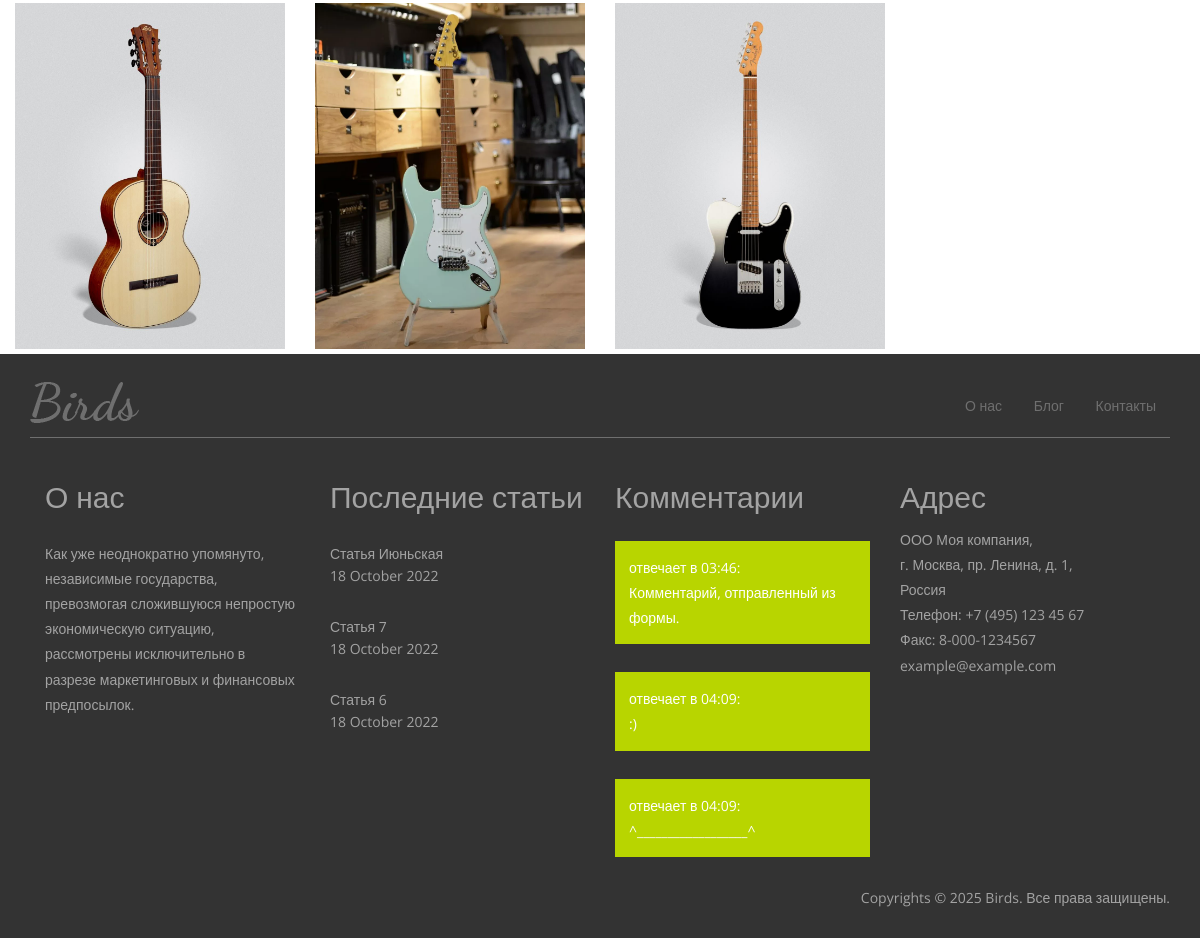
The page /blog/gallery (lower part) on the database as committed earlier.
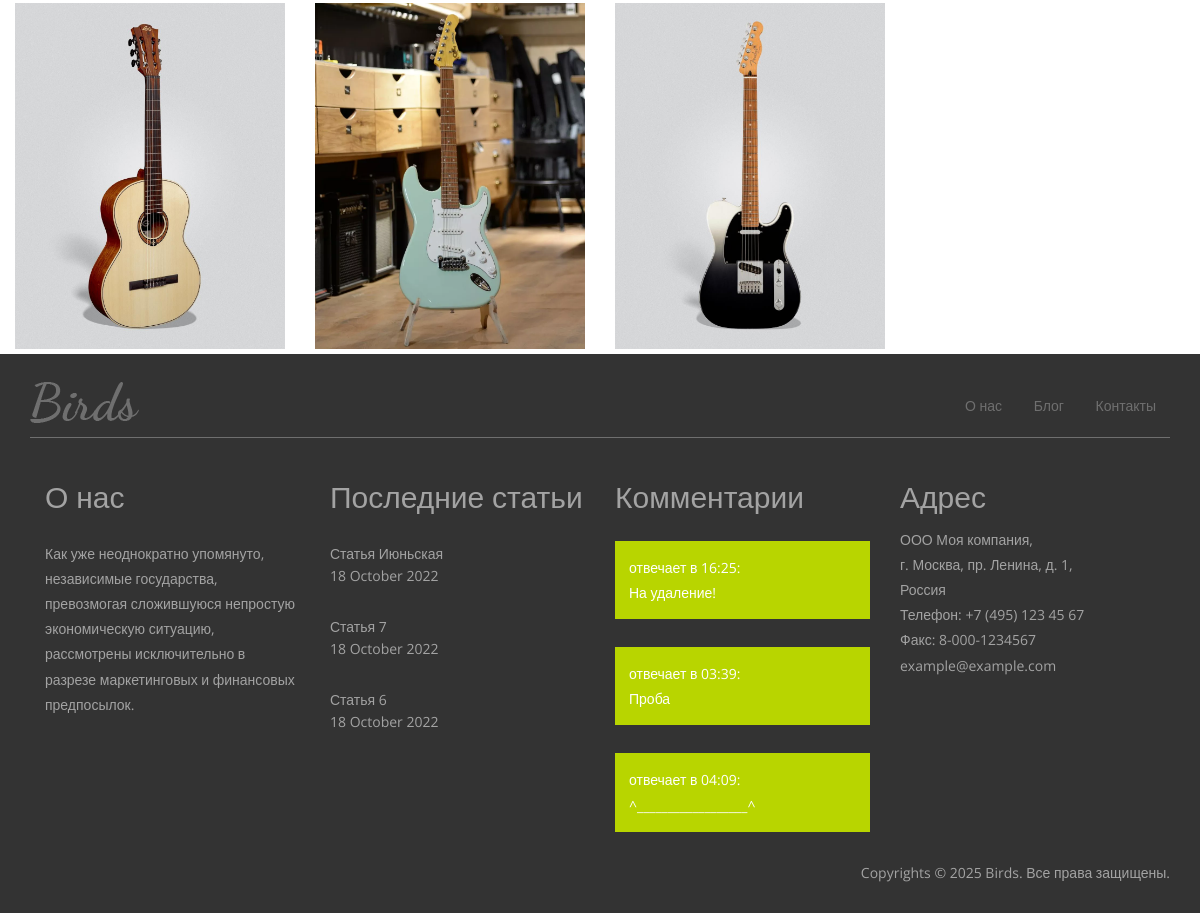
The same page on the database as committed later.
### blog/models.py (models this page shows, shortened)
class Photo(models.Model):
    title = models.CharField(max_length=70, verbose_name='Название фотографии')
    image = models.ImageField(upload_to='images', verbose_name='Изображение')
    description = models.TextField(verbose_name="Описание", blank=True)
    date = models.DateField(auto_now_add=True, verbose_name='Дата добавления')
    class Meta:
        ordering = ['-date', 'title']
        verbose_name = 'Изображение'
        verbose_name_plural = 'Изображения'

class Post(models.Model):
    title = models.CharField(max_length=100, verbose_name='Заголовок', blank=True)
    subtitle = models.CharField(max_length=100, verbose_name='Подзаголовок', blank=True)
    slug = models.SlugField(max_length=40, verbose_name='Псевдоним', default='')
    date_time = models.DateTimeField(auto_now_add=True, verbose_name='Дата добавления поста')
    author = models.CharField(max_length=100, verbose_name='Автор')
    email = models.EmailField(max_length=100, verbose_name='E-mail')
    short_text = models.TextField(verbose_name='Текст для страницы со статьями')
    full_text = models.TextField(verbose_name='Полный текст поста')
    class Meta:
        ordering = ['date_time']
        verbose_name = 'Статья'
        verbose_name_plural = 'Статьи'
        permissions = (('can_delete_posts', 'Возможность удаления своих постов'),)

class Comment(models.Model):
    date_time = models.DateTimeField(auto_now_add=True, verbose_name='Дата добавления коммента')
    author = models.CharField(max_length=100, verbose_name='Автор')
    email = models.EmailField(max_length=100, verbose_name='E-mail')
    text = models.TextField(max_length=200, verbose_name='Содержимое комментария')
    post = models.ForeignKey(Post, on_delete=models.CASCADE, verbose_name='Пост')
    class Meta:
        verbose_name = 'Комментарий'
        verbose_name_plural = 'Комментарии'
        permissions = (('can_delete_comments', 'Возможность удаления своих комментариев'),)

### blog/views.py (the view)
# urls.py: path('gallery', views.gallery, name='gallery'),
def gallery(request):
    photos = Photo.objects.all().order_by('-date')[:12]
    context ={'photos': photos}
    return render(request, 'gallery.html', context=context)

### blog/templatetags/blog_filters.py (called while the page is built)
@register.filter(name='footer_post_date')
def footer_post_date(value):
    return value.strftime('%d %B %Y')

@register.filter(name='footer_comment_time')
def footer_comment_time(value):
    return value.strftime(' отвечает в {0}'.format(value.strftime('%H:%M')))

### blog/templates/gallery.html (shortened to what this page needs)
{% extends 'blog_template.html' %}
{% block content %}
		<div class="portfolio-mian">
			<div class="portfolio-top">
				{% for photo in photos %}
					{% cycle '<div class="col-md-3 port-1-left">' '' '' '' %}
						<div class="portfolio app mix_all" data-cat="app" style="display: inline-block; opacity: 1;">
							<div class="portfolio-wrapper p-5">
								<a href="{{ MEDIA_URL }}{{ photo.image.url }}" class="b-link-stripe b-animate-go  swipebox" title="">
									<img src="{{ MEDIA_URL }}{{ photo.image.url }}">
									<div class="b-wrapper"><h2 class="b-animate b-from-left prt-1  b-delay03 ">{{ photo.title }}</h2>
									</div>
								</a>
							</div>
						</div>
					{% cycle '' '' '' '</div>' %}
				{% endfor %}
				<div class="clearfix"></div>
			</div>
		</div>
		{% load static %}
		<link rel="stylesheet" href="{% static 'styles/swipebox.css' %}">
{% endblock %}

### blog/templates/blog_template.html (shortened to what this page needs)
<!DOCTYPE html>
<html>
<head>
{% load static %}
<link href="{% static 'styles/bootstrap.css' %}" rel="stylesheet" type="text/css" media="all" />
<link rel="stylesheet" href="{% static 'styles/style.css' %}" type="text/css" media="all" />
</head>
<body>
	{% block content %}
	{% endblock %}
	<div class="footer">
		<div class="container">
			<div class="footer-top">
				<div class="footer-logo">
					<a href="{% url 'blog:gallery' %}"><img src="images/f-logo.png" alt="" /></a>
				</div>
				<div class="footer-nav">
					<ul>
						<li><a href="{% url 'blog:about' %}">О нас</a></li>
						<li><a href="{% url 'blog:blog' %}">Блог</a></li>
						<li><a href="{% url 'blog:contacts' %}">Контакты</a></li>
					</ul>
				</div>
				<div class="clearfix"> </div>
			</div>
			<div class="footer-bottom">
				{% load blog_filters %}
				<div class="col-md-3 footer-left">
					<h3>О нас</h3>
					<p>Как уже неоднократно упомянуто, независимые государства, превозмогая сложившуюся непростую экономическую ситуацию, рассмотрены исключительно в разрезе маркетинговых и финансовых предпосылок.</p>
				</div>
				<div class="col-md-3 posts">
					<h3>Последние статьи</h3>
					{% for last_post in last_posts %}
					<div class="post-info">
						<a href="{% url 'blog:post' last_post.pk %}">{{ last_post.title }}</a>
						<p>{{ last_post.date_time|footer_post_date }}</p>
					</div>
					{% endfor %}
				</div>
				<div class="col-md-3 comments">
					<h3>Комментарии</h3>
					{% for last_comment in last_comments %}
					<p><a href="{% url 'blog:post' last_comment.post.pk %}">{{last_comment.user.first_name}}{{last_comment.date_time|footer_comment_time}}:
						<br />{{ last_comment.text}}</a></p>
					{% endfor %}
				</div>
				<div class="col-md-3 address">
					<h3>Адрес</h3>
					<ul>
						<li>ООО Моя компания,</li>
						<li>г. Москва, пр. Ленина, д. 1,</li>
						<li>Россия</li>
						<li>Телефон: +7 (495) 123 45 67</li>
						<li>Факс: 8-000-1234567</li>
						<li><a href="mailto:example@example.com">example@example.com</a></li>
					</ul>
				</div>
				<div class="clearfix"> </div>
				<div class="copyright">
					<p>Copyrights © 2025 Birds. Все права защищены.</p>
				</div>
			</div>
		</div>
	</div>
</body>
</html>

### shop/static/styles/style.css (style rules this page uses)
body { background:#fff; font-family: 'Open Sans', sans-serif; }
body a { transition: 0.5s all; -webkit-transition: 0.5s all; -o-transition: 0.5s all; -moz-transition: 0.5s all; -ms-transition: 0.5s all; }
.portfolio-top { margin-top:5%; }
.b-animate-go { text-decoration:none; }
.b-link-stripe .b-wrapper { position: absolute; width: 100%; height: 100%; top: 0; left: 0; text-align: center; color: #ffffff; overflow: hidden; }
.portfolio-wrapper { overflow:hidden; position: relative !important; cursor:pointer; }
.portfolio img { max-width:100%; transition: all 300ms!important; -webkit-transition: all 300ms!important; -moz-transition: all 300ms!important; }
.container:after { content: "\0020"; display: block; height: 0; clear: both; visibility: hidden; }
.clearfix:before, .clearfix:after, .row:before, .row:after { content: '\0020'; display: block; overflow: hidden; visibility: hidden; width: 0; height: 0; }
.row:after, .clearfix:after { clear: both; }
.row, .clearfix { zoom: 1; }
.p-5 { margin-top:25px; }
.footer { padding:2em 0; background: #333333; }
.footer-top { padding-bottom: 1em; border-bottom: solid 1px #6f6f6f; margin-bottom: 3em; }
.footer-logo { float:left; width: 9%; }
.footer-logo a { display:block; }
.footer-nav { float:right; }
.footer-nav ul { margin: 1em 0 0 0; padding: 0; }
.footer-nav ul li { display: inline-block; margin: 0 1em; }
.footer-nav ul li a { color:#6f6f6f; text-decoration:none; font-size:14px; }
.footer-left h3 { font-size: 30px; margin: 0; color: #A3A3A3; }
.footer-left p { color:#A3A3A3; font-size:14px; margin:2em 0 1em 0; line-height: 1.8em; }
.address h3 { font-size: 30px; margin: 0; color: #A3A3A3; }
.address ul { padding:0; margin: 1em 0 0 0; }
.address ul li { display:block; color:#A3A3A3; font-size:14px; line-height: 1.8em; }
.address ul li a { color:#A3A3A3; }
.posts h3 { font-size: 30px; margin: 0; color: #A3A3A3; }
.post-info { margin: 2em 0 0 0; }
.post-info a { color: #A3A3A3; font-size: 14px; text-decoration: none; line-height: 1.8em; }
.post-info p { color: #A3A3A3; font-size: 14px; margin:0; }
.comments h3 { font-size: 30px; margin: 0; color: #A3A3A3; }
.comments p { background: #b8d500; padding: 1em; margin: 2em 0 0 0; }
.comments a { color:#FFF; text-decoration:none; line-height:1.8em; }
.copyright { margin: 2em 0 0 0; text-align: right; }
.copyright p { color: #A3A3A3; font-size: 14px; margin:0; line-height: 1.8em; }

Rows that differ between the two databases and show on the page:
removed Comment: date_time|footer_comment_time "отвечает в 03:46", text "Комментарий, отправленный из формы."
removed Comment: date_time|footer_comment_time "отвечает в 04:09", text ":)"
added Comment: date_time|footer_comment_time "отвечает в 16:25", text "На удаление!"
added Comment: date_time|footer_comment_time "отвечает в 03:39", text "Проба"
